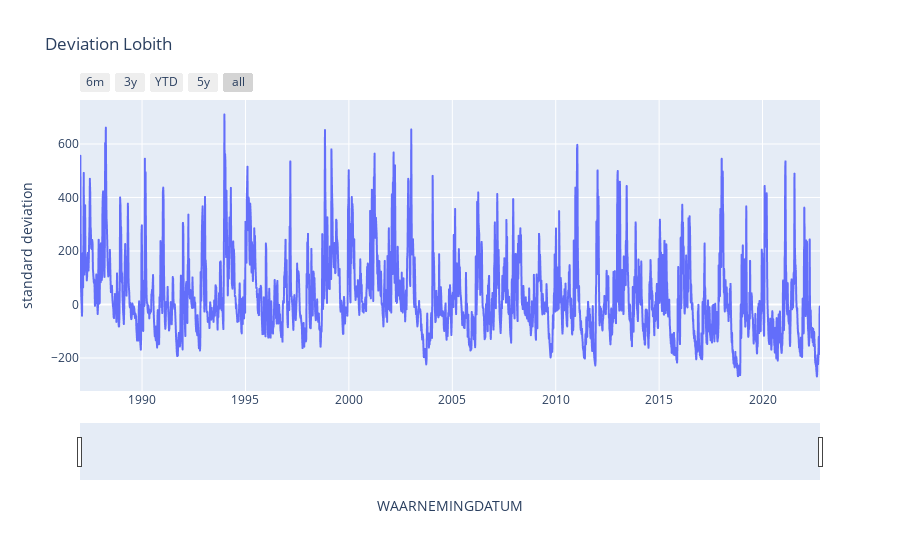

The cell this chart's notebook holds for it:
### Code cell
# deviation per day Lobith
deviation_day_Lobith = []

mean_all_data_Lobith = sum(dataLobith['NUMERIEKEWAARDE'])/len(dataLobith)
for p in (dataLobith['NUMERIEKEWAARDE']):
    deviation_day_Lobith.append((p - mean_all_data_Lobith))


# plot deviation Lobith
fig = px.line(dataLobith, title = 'Deviation Lobith', x = 'WAARNEMINGDATUM', y = deviation_day_Lobith)
fig.update_xaxes(
    rangeslider_visible=True,
    rangeselector=dict(
        buttons=list([
            dict(count=6, label="6m", step="month", stepmode="backward"), #de legenda moet nog even gefixt worden. geen idee nog hoe
            dict(count=3, label="3y", step="year", stepmode="backward"),
            dict(count=1, label="YTD", step="year", stepmode="todate"),
            dict(count=5, label="5y", step="year", stepmode="backward"),
            dict(step="all")
        ])
    )
)
fig.update_yaxes(title='standard deviation')
fig.show()

### Figure 1 — Plotly figure (JSON) as saved in the notebook; plotly's stock layout.template omitted (floating-point values rounded to 4 significant figures; data arrays with more than 128 entries replaced by an {"elided": "..."} marker saying what was removed)
{"data": [{"hovertemplate": "WAARNEMINGDATUM=%{x}<br>y=%{y}<extra></extra>", "legendgroup": "", "line": {"color": "#636efa", "dash": "solid"}, "marker": {"symbol": "circle"}, "mode": "lines", "name": "", "showlegend": false, "type": "scattergl", "x": {"elided": "5865 str values"}, "xaxis": "x", "y": {"elided": "5865 float values"}, "yaxis": "y"}], "layout": {"legend": {"tracegroupgap": 0}, "title": {"text": "Deviation Lobith"}, "xaxis": {"anchor": "y", "domain": [0, 1], "rangeselector": {"buttons": [{"count": 6, "label": "6m", "step": "month", "stepmode": "backward"}, {"count": 3, "label": "3y", "step": "year", "stepmode": "backward"}, {"count": 1, "label": "YTD", "step": "year", "stepmode": "todate"}, {"count": 5, "label": "5y", "step": "year", "stepmode": "backward"}, {"step": "all"}]}, "rangeslider": {"visible": true}, "title": {"text": "WAARNEMINGDATUM"}}, "yaxis": {"anchor": "x", "domain": [0, 1], "title": {"text": "standard deviation"}}}}
